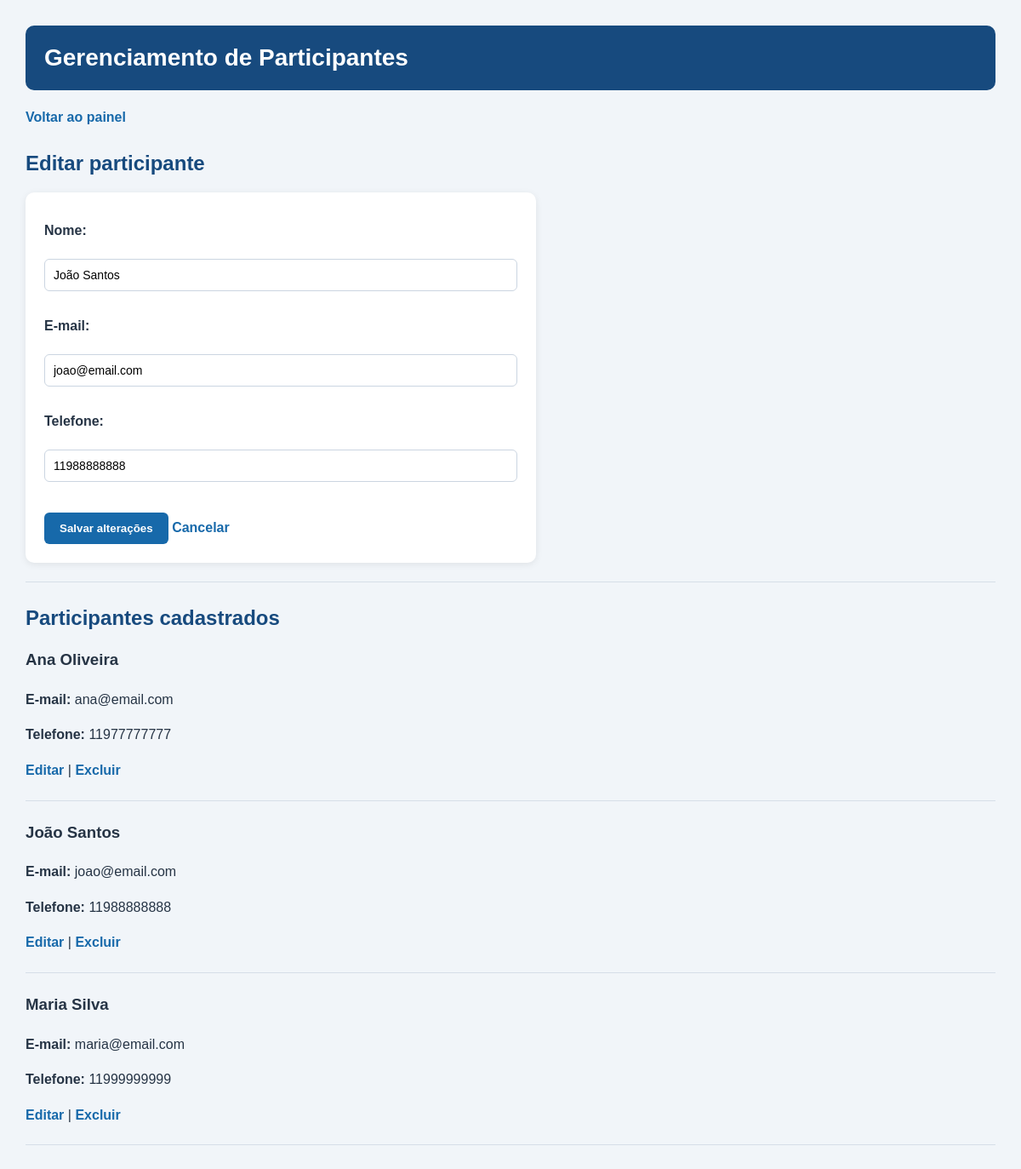
The app's page /participantes.php?editar=2 (signed in) with its own data.
### tables this page shows
CREATE TABLE `participante` (
  `id` int(11) NOT NULL,
  `nome` varchar(100) NOT NULL,
  `email` varchar(100) NOT NULL,
  `telefone` varchar(20) DEFAULT NULL
);

### participantes.php (the view, shortened to what this page needs)
<?php
require_once "config/conexao.php";
$participante_edicao = null;
if (isset($_GET["editar"])) {
    $id = (int) $_GET["editar"];
    $stmt = $conexao->prepare("SELECT * FROM participante WHERE id = ?");
    $stmt->bind_param("i", $id);
    $stmt->execute();
    $resultado = $stmt->get_result();
    $participante_edicao = $resultado->fetch_assoc();
}
$participantes = $conexao->query(
    "SELECT * FROM participante ORDER BY nome ASC"
);
?>
<!DOCTYPE html>
<html lang="pt-br">
<head>
    <link rel="stylesheet" href="estilo.css">
</head>
<body>
<h1>Gerenciamento de Participantes</h1>
<p><a href="painel.php">Voltar ao painel</a></p>
<?php if ($participante_edicao): ?>
    <h2>Editar participante</h2>
    <form method="POST" action="participantes.php">
        <label>Nome:</label><br>
        <input type="text" name="nome" maxlength="100" required
               value="<?php echo htmlspecialchars($participante_edicao["nome"]); ?>">
        <br><br>
        <label>E-mail:</label><br>
        <input type="email" name="email" maxlength="100" required
               value="<?php echo htmlspecialchars($participante_edicao["email"]); ?>">
        <br><br>
        <label>Telefone:</label><br>
        <input type="text" name="telefone" maxlength="20"
               value="<?php echo htmlspecialchars($participante_edicao["telefone"] ?? ""); ?>">
        <br><br>
        <button type="submit">Salvar alterações</button>
        <a href="participantes.php">Cancelar</a>
    </form>
<?php endif; ?>
<hr>
<h2>Participantes cadastrados</h2>
<?php if ($participantes && $participantes->num_rows > 0): ?>
    <?php while ($participante = $participantes->fetch_assoc()): ?>
        <h3><?php echo htmlspecialchars($participante["nome"]); ?></h3>
        <p>
            <strong>E-mail:</strong>
            <?php echo htmlspecialchars($participante["email"]); ?>
        </p>
        <p>
            <strong>Telefone:</strong>
            <?php echo htmlspecialchars($participante["telefone"] ?? ""); ?>
        </p>
        <p>
            <a href="participantes.php?editar=<?php echo $participante["id"]; ?>">
                Editar
            </a>
            |
<a href="participantes.php?excluir=<?php echo $participante["id"]; ?>&confirmar=sim"
   onclick="return confirm('Tem certeza que deseja excluir este participante?');">
    Excluir
</a>
        </p>
        <hr>
    <?php endwhile; ?>
<?php else: ?>
    <p>Nenhum participante cadastrado ainda.</p>
<?php endif; ?>
</body>
</html>

### estilo.css (style rules this page uses)
* { box-sizing: border-box; }
body { font-family: Arial, sans-serif; background-color: #f1f5f9; color: #263445; margin: 0; padding: 30px; }
h1 { color: #ffffff; background-color: #174a7e; padding: 22px; border-radius: 10px; margin-top: 0; font-size: 28px; }
h2 { color: #174a7e; margin-top: 28px; }
a { color: #1769aa; text-decoration: none; font-weight: bold; }
form { background-color: #ffffff; padding: 22px; border-radius: 10px; max-width: 600px; box-shadow: 0 2px 8px rgba(0, 0, 0, 0.08); }
label { display: block; margin-top: 14px; margin-bottom: 6px; font-weight: bold; }
input, textarea, select { width: 100%; padding: 10px; border: 1px solid #cbd5e1; border-radius: 6px; font-family: Arial, sans-serif; font-size: 14px; background-color: #ffffff; }
button, input[type="submit"] { background-color: #1769aa; color: #ffffff; border: none; padding: 11px 18px; border-radius: 6px; cursor: pointer; font-weight: bold; margin-top: 18px; }
hr { border: none; border-top: 1px solid #d6dee8; margin: 22px 0; }
body > p, body > h3 { line-height: 1.6; }

### records on screen
participante: nome "João Santos", email "joao@email.com", telefone "11988888888"
participante: nome "Ana Oliveira", email "ana@email.com", telefone "11977777777"
participante: nome "Maria Silva", email "maria@email.com", telefone "11999999999"
